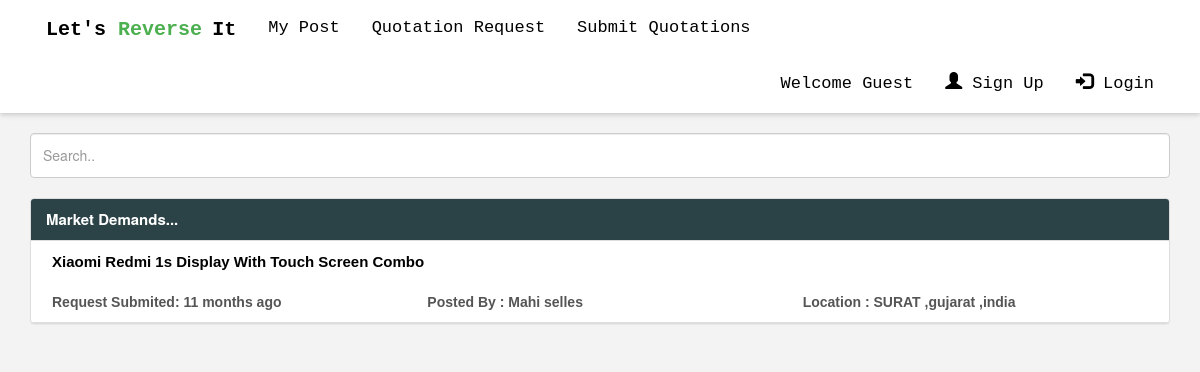
The page /qrlist.php?categories=MOBILE ACESSORIES on the database its author committed.
### tables this page shows
CREATE TABLE `qrdata` (
  `id` int(11) NOT NULL,
  `postedid` int(11) NOT NULL,
  `categories` varchar(255) NOT NULL,
  `postedby` varchar(255) NOT NULL,
  `title` varchar(255) NOT NULL,
  `description` longtext NOT NULL,
  `date` timestamp NOT NULL DEFAULT CURRENT_TIMESTAMP ON UPDATE CURRENT_TIMESTAMP,
  `city` varchar(255) NOT NULL,
  `state` varchar(255) NOT NULL,
  `country` varchar(255) NOT NULL,
  `image` varchar(255) NOT NULL
);

### timeago.php (called while the page is built, shortened)
<?php
function timeAgo($time_ago)
{
    $time_ago = strtotime($time_ago);
    $cur_time   = time();
    $time_elapsed   = $cur_time - $time_ago;
    $seconds    = $time_elapsed ;
    $minutes    = round($time_elapsed / 60 );
    $hours      = round($time_elapsed / 3600);
    $days       = round($time_elapsed / 86400 );
    $weeks      = round($time_elapsed / 604800);
    $months     = round($time_elapsed / 2600640 );
    $years      = round($time_elapsed / 31207680 );
    if($seconds <= 60){
        return "Just Now";
    }
    else if($hours <=24){
        if($hours==1){
            return "an hour ago";
        }else{
            return "$hours hrs ago";
        }
    }
    else if($days <= 7){
        if($days==1){
            return "yesterday";
        }else{
            return "$days days ago";
        }
    }
    else if($weeks <= 4.3){
        if($weeks==1){
            return "a week ago";
        }else{
            return "$weeks weeks ago";
        }
    }
    else if($months <=12){
        if($months==1){
            return "a month ago";
        }else{
            return "$months months ago";
        }
    }
    else{
        if($years==1){
            return "one year ago";
        }else{
            return "$years years ago";
        }
    }
}
?>

### qrlist.php (the view, shortened to what this page needs)
<?php
include_once 'dbconnect.php';
include_once 'timeago.php';
if(isset($_GET['categories'])) {
    $txt= $_GET['categories'];
    if(isset($_SESSION['usr_id'])){
    $result = mysqli_query($con,"SELECT * FROM qrdata WHERE categories = '{$txt}' AND (postedid != '{$_SESSION['usr_id']}')" );
    }else{
    $result = mysqli_query($con,"SELECT * FROM qrdata WHERE categories = '{$txt}'" );
    }
    if(isset($_SESSION['usr_id'])){
        $result1 = mysqli_query($con,"SELECT count(*) AS count FROM qrdata WHERE (categories = '{$txt}') AND (postedid != '{$_SESSION['usr_id']}')" );
    }else{
        $result1 = mysqli_query($con,"SELECT count(*) AS count FROM qrdata WHERE (categories = '{$txt}') " );
    }
        $row1 = mysqli_fetch_array($result1);
        $count = $row1['count'];
}
?>
    <!DOCTYPE html>
    <html lang="en">
    <head>
        <link rel="stylesheet" href="css/qrlist.css">
    </head>
    <body style="background-color:#f3f3f3;">
<div style="width:100%;height:auto;background-color:#ffff;">
        <?php include 'navbar.php' ?>
</div>
<?php if($count > 0)  {?>
                <div class="container">
                    <br>
                    <input class="form-control " id="myInput" type="text" placeholder="Search.." style="height:45px;">
                    <br>
                </div>
        <div class="container">
            <div class="panel panel-default">
                        <div class="panel-heading" style="background:rgba(43, 66, 70, 1);" > <b style="color:white;font-size:15px;"> Market Demands... </b></div>
                <div class="panel-body" style="padding:0px 16px 0px 16px;">
                        <?php while($row=mysqli_fetch_array($result)): ?>
                            <div class="row" id="myTable" >
                                    <a href="bid?id=<?php echo $row['id'];?>">
                                        <div class="row">
                                                                <div class="col-sm-12 col-xs-12" id="title">
                                                                    <b>
                                                                    <?php echo $row['title'];?>
                                                                    </b>
                                                                </div>
                                        </div>
                                        <div class="row" style="color:#555;">
                                                <br>
                                                    <div class="col-sm-4 col-xs-12">
                                                    <?php echo " <b> Request Submited: <b>" . $time_elapsed = timeAgo($row['date']); ?>
                                                    </div>
                                                    <div class="col-sm-4 col-xs-12">
                                                        <?php echo "<b> Posted By : </b>"  .$row['postedby']; ?>
                                                    </div>
                                                    <div class="col-sm-4 col-xs-12">
                                                        <?php echo "<b> Location : </b>" . $row['city']; ?>
                                                        <?php echo "," . $row['state']; ?>
                                                        <?php echo "," . $row['country']; ?>
                                                    </div>
                                        </div>
                                    </a>
                            </div>
                        <?php endwhile;?>
                </div>
            </div>
        </div>
        <?php } else {
    echo '<br><br><br><center><h2 style="font-family:monospace;">No quatation requests found.<br><br><br><br> </h2></center>';
 } ?>
    </body>
    </html>

### css/qrlist.css (style rules this page uses)
#myTable { color:black; padding:10px 20px 10px 20px; border-bottom: 1px solid #DEDEDE; font-family: 'Lucida Sans', 'Lucida Sans Regular', 'Lucida Grande', 'Lucida Sans Unicode', Geneva, Verdana, sans-serif; }
#myTable a { color:black; }
#title { text-align:justify; font-size:15px; }

### css/navbar.css (style rules this page uses)
body { margin:0; }

### rows shown on the page
qrdata: title "Xiaomi Redmi 1s Display With Touch Screen Combo", date "11 months ago", postedby "Mahi selles", city "SURAT", state "gujarat", country "india"
